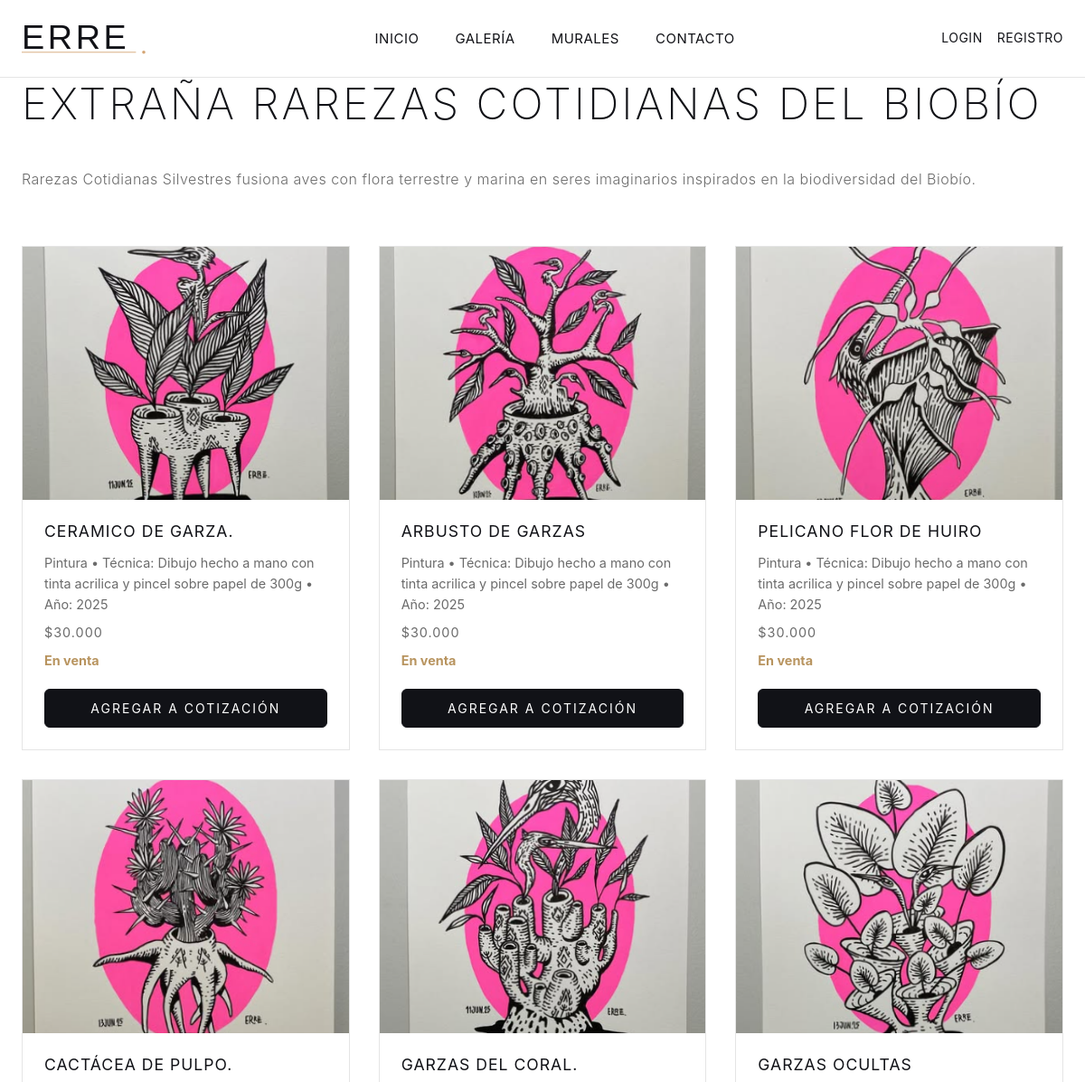
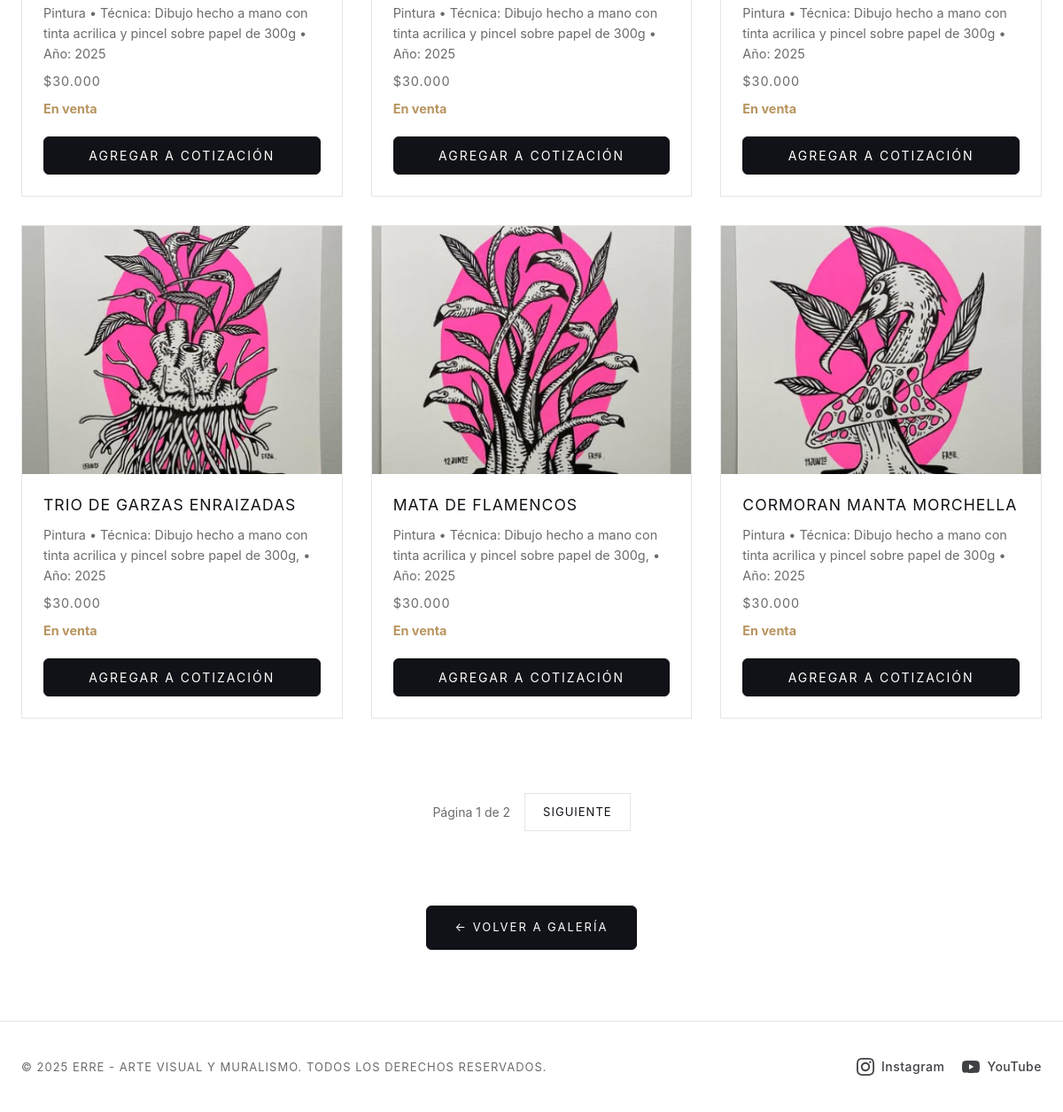
The page /galeria/coleccion/5/ on the database its author committed (2 pictures, top to bottom).
### galeria/models.py (models this page shows, shortened)
class Collection(models.Model):
	title = models.CharField(max_length=200)
	description = models.TextField(blank=True)
	class Meta:
		verbose_name = 'Colección'
		verbose_name_plural = 'Colecciones'

class Painting(models.Model):
	CATEGORY_CHOICES = [
		('pintura', 'Pintura'),
		('ilustracion', 'Ilustración'),
	]
	title = models.CharField(max_length=200)
	description = models.TextField(blank=True)
	image = models.ImageField(upload_to='paintings/', blank=True, null=True)
	collection = models.ForeignKey(Collection, on_delete=models.SET_NULL, null=True, blank=True, related_name='paintings')
	category = models.CharField(max_length=20, choices=CATEGORY_CHOICES, default='pintura', verbose_name='Categoría')
	price = models.DecimalField(max_digits=10, decimal_places=2, null=True, blank=True)
	technique = models.CharField(max_length=200, blank=True)
	dimensions = models.CharField(max_length=200, blank=True)
	year = models.IntegerField(null=True, blank=True)
	is_for_sale = models.BooleanField(default=True)
	created_at = models.DateTimeField(auto_now_add=True)
	class Meta:
		verbose_name = 'Pintura'
		verbose_name_plural = 'Pinturas'

### galeria/views.py (the view)
# urls.py: path('coleccion/<int:pk>/', views.collection_detail, name='collection_detail'),
def collection_detail(request, pk):
    collection = get_object_or_404(Collection, pk=pk)
    paintings = collection.paintings.order_by('-created_at')
    paginator = Paginator(paintings, 9)
    page = request.GET.get('page')
    paintings_page = paginator.get_page(page)
    return render(request, 'galeria/collection_detail.html', {
        'collection': collection,
        'paintings': paintings_page,
    })

### core/context_processors.py (called while the page is built)
def social_media(request):
    setting = SiteSetting.objects.first()
    return {
        'instagram_url': setting.instagram_url if setting else '',
        'youtube_url': setting.youtube_url if setting else '',
    }

### galeria/templatetags/currency.py (called while the page is built)
@register.filter(is_safe=True)
def clp(value):
    if value in (None, '', False):
        return ''
    try:
        amount = Decimal(value)
    except Exception:
        return value
    amount_int = int(round(amount))
    formatted = f"{amount_int:,}".replace(',', '.')
    return f"${formatted}"

### templates/galeria/collection_detail.html (shortened to what this page needs)
{% extends 'base.html' %}
{% load static currency %}
{% block content %}
  <div style="margin-bottom: 60px;">
    <h1>{{ collection.title }}</h1>
    {% if collection.description %}
      <p style="font-size: 1rem; color: var(--gray-muted); line-height: 1.8; font-weight: 300; letter-spacing: 0.5px; margin-top: 20px;">{{ collection.description }}</p>
    {% endif %}
  </div>
  <div class="grid">
    {% for p in paintings %}
      <article class="card">
        {% if p.image %}
          <a class="lightbox" href="{{ p.image.url }}"><img src="{{ p.image.url }}" alt="{{ p.title }}"></a>
        {% else %}
          <img src="{% static 'img/placeholder.png' %}" alt="{{ p.title }}">
        {% endif %}
        <div class="card-content">
          <h3>{{ p.title }}</h3>
          <p class="meta">{% if p.category %}{{ p.get_category_display }} • {% endif %}{% if p.technique %}Técnica: {{ p.technique }} • {% endif %}{% if p.year %}Año: {{ p.year }}{% endif %}</p>
          {% if p.price %}
            <p class="price">{{ p.price|clp }}</p>
          {% endif %}
          <p class="meta">{% if p.is_for_sale %}<strong style="color: var(--mustard-dark);">En venta</strong>{% else %}No en venta{% endif %}</p>
          {% if p.is_for_sale %}
            <button onclick="addToCart('painting', {{ p.id }})" class="btn btn-primary" style="margin-top: 12px; width: 100%; padding: 10px; font-size: 14px; cursor: pointer;">
              Agregar a Cotización
            </button>
          {% endif %}
        </div>
      </article>
    {% empty %}
      <div style="grid-column: 1 / -1; text-align: center; padding: 40px; background: var(--gray-light); border-radius: 8px; border: 2px solid var(--black);">
        <p style="font-size: 1.1rem; color: var(--gray-muted);">No hay pinturas en esta colección.</p>
      </div>
    {% endfor %}
  </div>
  {% if paintings.has_other_pages %}
    <nav class="pagination">
      <span>Página {{ paintings.number }} de {{ paintings.paginator.num_pages }}</span>
      {% if paintings.has_next %}
        <a href="?page={{ paintings.next_page_number }}">Siguiente</a>
      {% endif %}
    </nav>
  {% endif %}
  <div style="margin-top: 60px; text-align: center;">
    <a href="{% url 'galeria:gallery_list' %}" class="btn btn-primary" style="text-decoration: none; display: inline-block;">← Volver a Galería</a>
  </div>
{% endblock %}

### static/css/style.css (style rules this page uses)
:root { --mustard: #D4A574; --mustard-dark: #B8945F; --mustard-light: #E8C99A; --black: #111217; --white: #FFFFFF; --gray-light: #F8F8F8; --gray-muted: #6b6b6b; --gray-border: #E5E5E5; }
* { box-sizing: border-box; margin: 0; padding: 0; }
html, body { height: 100%; margin: 0; padding: 0; }
body { font-family: 'Inter', -apple-system, BlinkMacSystemFont, 'Segoe UI', Roboto, 'Helvetica Neue', Arial, sans-serif; background: var(--white); color: var(--black); line-height: 1.6; font-size: 16px; -webkit-font-smoothing: antialiased; -moz-osx-font-smoothing: grayscale; }
h1, h2, h3, h4, h5, h6 { color: var(--black); margin-top: 0; font-weight: 300; letter-spacing: 1px; }
h1 { font-size: 3rem; margin-bottom: 40px; font-weight: 200; letter-spacing: 3px; text-transform: uppercase; }
h3 { font-size: 1.5rem; margin-bottom: 24px; font-weight: 400; letter-spacing: 1px; }
.card { background: var(--white); padding: 0; border-radius: 0; border: 1px solid var(--gray-border); transition: transform 0.3s ease, box-shadow 0.3s ease; overflow: hidden; position: relative; }
.card img { width: 100%; height: 280px; object-fit: cover; display: block; transition: transform 0.5s ease; }
.card-content { padding: 24px; }
.card h3 { margin: 0 0 12px 0; font-size: 1.1rem; font-weight: 400; letter-spacing: 1px; text-transform: uppercase; }
.card p { margin: 8px 0; color: var(--gray-muted); font-size: 0.9rem; line-height: 1.6; }
.grid { display: grid; grid-template-columns: repeat(auto-fill, minmax(280px, 1fr)); gap: 32px; margin: 40px 0; }
.pagination { display: flex; gap: 16px; align-items: center; justify-content: center; margin-top: 60px; padding: 24px; }
.pagination a { color: var(--black); text-decoration: none; font-weight: 400; padding: 10px 20px; border: 1px solid var(--gray-border); transition: all 0.3s ease; text-transform: uppercase; letter-spacing: 1px; font-size: 13px; }
.pagination span { font-weight: 400; color: var(--gray-muted); font-size: 14px; }
.meta { color: var(--gray-muted); font-size: 0.9rem; line-height: 1.6; }
.price { color: var(--black); font-weight: 400; font-size: 1.1rem; letter-spacing: 1px; margin-top: 8px; }
.btn-primary, button.btn-primary, input[type="submit"].btn-primary { background: var(--black); border: 1px solid var(--black); color: var(--white); padding: 14px 32px; font-weight: 400; text-transform: uppercase; letter-spacing: 2px; transition: all 0.3s ease; cursor: pointer; font-size: 13px; font-family: inherit; }

### rows shown on the page
Collection: title "EXTRAÑA RAREZAS COTIDIANAS DEL BIOBÍO", description "Rarezas Cotidianas Silvestres fusiona aves con flora terrestre y marina en seres imaginarios inspirados en la biodiversidad del Biobío."
Painting: image (picture), title "CERAMICO DE GARZA.", category "Pintura", technique "Dibujo hecho a mano con tinta acrilica y pincel sobre papel de 300g", year "2025", price|clp "$30.000", is_for_sale "En venta"
Painting: image (picture), title "ARBUSTO DE GARZAS", category "Pintura", technique "Dibujo hecho a mano con tinta acrilica y pincel sobre papel de 300g", year "2025", price|clp "$30.000", is_for_sale "En venta"
Painting: image (picture), title "PELICANO FLOR DE HUIRO", category "Pintura", technique "Dibujo hecho a mano con tinta acrilica y pincel sobre papel de 300g", year "2025", price|clp "$30.000", is_for_sale "En venta"
Painting: image (picture), title "CACTÁCEA DE PULPO.", category "Pintura", technique "Dibujo hecho a mano con tinta acrilica y pincel sobre papel de 300g", year "2025", price|clp "$30.000", is_for_sale "En venta"
Painting: image (picture), title "GARZAS DEL CORAL.", category "Pintura", technique "Dibujo hecho a mano con tinta acrilica y pincel sobre papel de 300g", year "2025", price|clp "$30.000", is_for_sale "En venta"
Painting: image (picture), title "GARZAS OCULTAS", category "Pintura", technique "Dibujo hecho a mano con tinta acrilica y pincel sobre papel de 300g", year "2025", price|clp "$30.000", is_for_sale "En venta"
Painting: image (picture), title "TRIO DE GARZAS ENRAIZADAS", category "Pintura", technique "Dibujo hecho a mano con tinta acrilica y pincel sobre papel de 300g,", year "2025", price|clp "$30.000", is_for_sale "En venta"
Painting: image (picture), title "MATA DE FLAMENCOS", category "Pintura", technique "Dibujo hecho a mano con tinta acrilica y pincel sobre papel de 300g,", year "2025", price|clp "$30.000", is_for_sale "En venta"
Painting: image (picture), title "CORMORAN MANTA MORCHELLA", category "Pintura", technique "Dibujo hecho a mano con tinta acrilica y pincel sobre papel de 300g", year "2025", price|clp "$30.000", is_for_sale "En venta"

### other values the page prints
{{ paintings.number }} "1"
{{ paintings.paginator.num_pages }} "2"
